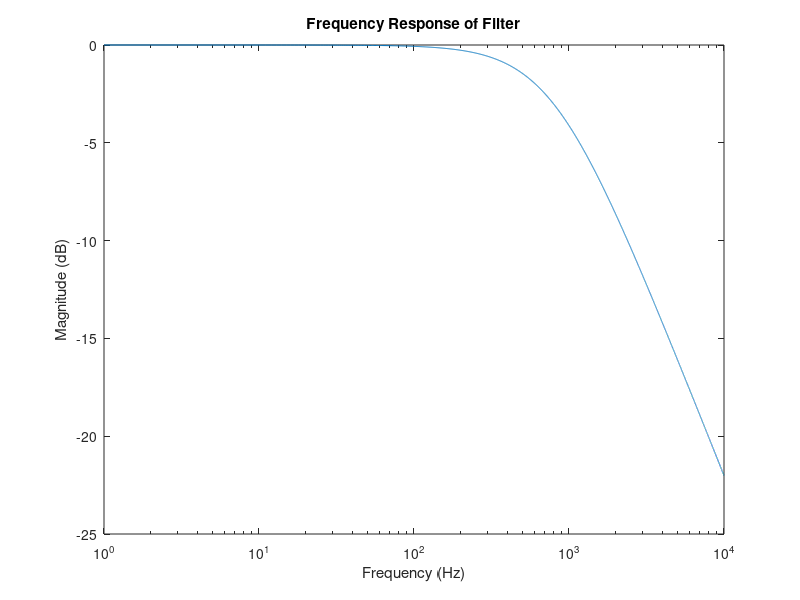
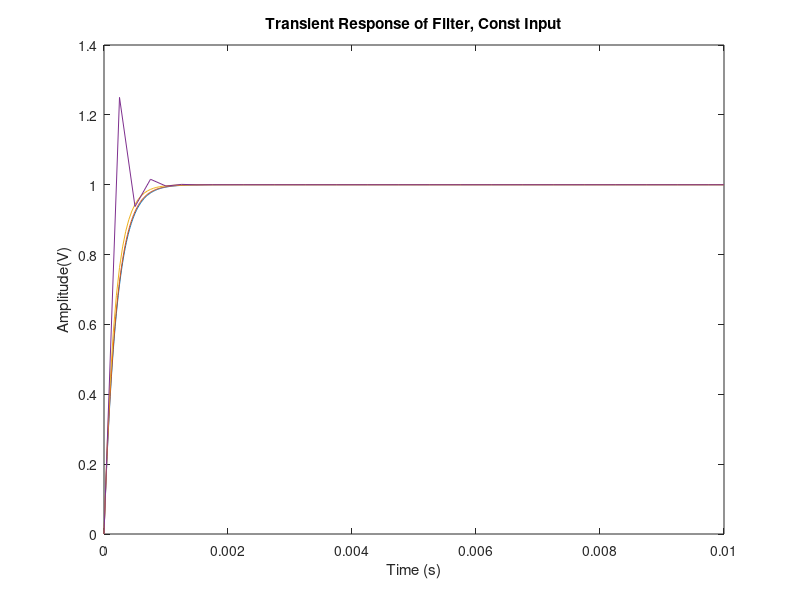
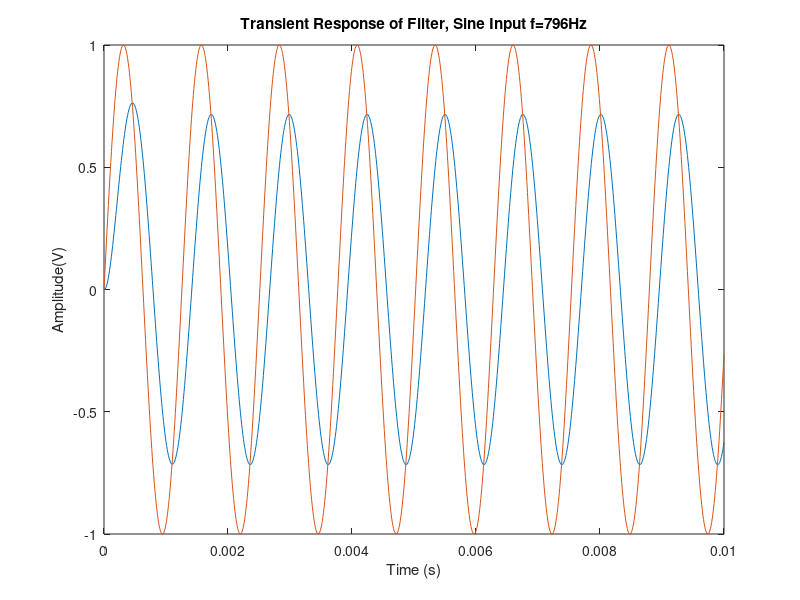
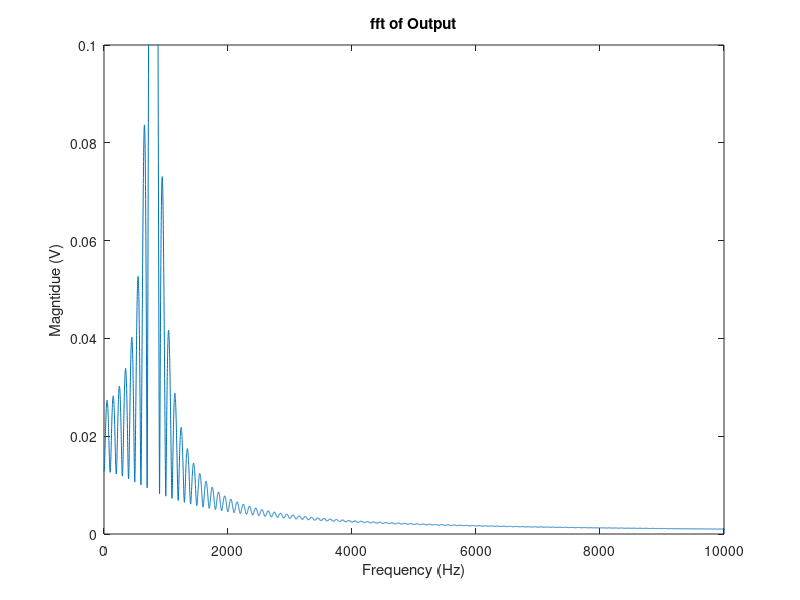

These figures' MATLAB source, in order:
%% Daniel King 100921117 Parts 1 and 2
% a) Filter is a low pass filter. Transfer function is T(s)=1/(1+sRC).
%
% b) Bandwidth is given by: BW = 1/(2piRC) = 796Hz.
%
% c) Differential eqn is Vo' + (1/RC)Vo = E/RC.
%
% d) Analytic solution is Vo = E(1-e^(-t/RC)).
%
% e) Difference eqn is Vo(t+1) = (1-h/RC)Vo(t) + h(E/RC). f) Equation is
% explicit because value at future step is explicitly expressed and can be
% explicitly solved for. The future value does not appear on both sides of
% equation, which would make it implicitly dependent on itself.
%
% g) Depending on timestep chosen, dicrete solution can become unstable or
% undershoot analytic solution. If timestep is too large, value oscillates.
% Forward Euler solution is done. At a timestep of less than 2.5x10^-4,
% solution is stable.
%
% h) Rule of thumb timestep can be dt = T/100, where T is period of input.
%
% i) fft of LPF output with constant input is shown. At corner frequency
% value is an aymptote.
%
% Part 2:
%
% Johnson resistor noise eqn is given by vrms = (4kTRB)^0.5 where R=20Ohm,
% B=796Hz, k=1.38e-23J/K, and T=300K. vrms = 1.624*10^-8.

clear
clf
R=20;
C=10*10^-6;
B = 1/(2*pi*R*C);

h1 = 10^-5;
h2 = 5*10^-5;
h3 = 2.5*10^-4;
h4 = 10^-5;
t1 = 0:h1:0.01;
t2 = 0:h2:0.01;
t3 = 0:h3:0.01;
t4 = 0:h4:0.01;

E=1;
Esin = sin(2*pi*B*t4);

for i=1:10000
   TF(i) = 20*log10(1/sqrt( ((i*2*pi*R*C)^2) + 1));
end

x=0:1:9999;
figure(1);
semilogx(x,TF);
title('Frequency Response of Filter');
xlabel('Frequency (Hz)');
ylabel('Magnitude (dB)');
steps1 = zeros(1,length(t1));
x1 = 0;
steps2 = zeros(1,length(t2));
x2 = 0;
steps3 = zeros(1,length(t3));
x3 = 0;
steps4 = zeros(1,length(t4));
x4 = 0;

analytic_const = E*(1-exp(-t1/(R*C)));

for i=1:length(t1)
    steps1(i) = x1;
    xjump1 = (1-h1/(R*C))*x1 + (E/(R*C))*h1;
    x1=xjump1;
end

for i=1:length(t2)
    steps2(i) = x2;
    xjump2 = (1-h2/(R*C))*x2 + (E/(R*C))*h2;
    x2=xjump2;
end

for i=1:length(t3)
    steps3(i) = x3;
    xjump3 = (1-h3/(R*C))*x3 + (E/(R*C))*h3;
    x3=xjump3;
end


figure(2);
plot(t1,analytic_const);
hold on;
plot(t1,steps1);
hold on;
plot(t2,steps2);
hold on;
plot(t3,steps3);
hold on;
title('Transient Response of Filter, Const Input');
xlabel('Time (s)');
ylabel('Amplitude(V)');
figure(3);

for i=1:length(t4)
    steps4(i) = x4;
    xjump4 = (1-h4/(R*C))*x4 + (Esin(i)/(R*C))*h4;
    x4=xjump4;
end

plot(t4,steps4);
hold on;
plot(t4,Esin);
title('Transient Response of Filter, Sine Input f=796Hz');
xlabel('Time (s)');
ylabel('Amplitude(V)');

figure(4);
fft_out = fft(steps4,10e4)/length(t1);
fs=1/h1;
f = linspace(0,fs,10e4);
plot(f,abs(fft_out));
axis([0 10e3 0 100e-3]);
title('fft of Output');
xlabel('Frequency (Hz)');
ylabel('Magntidue (V)')
